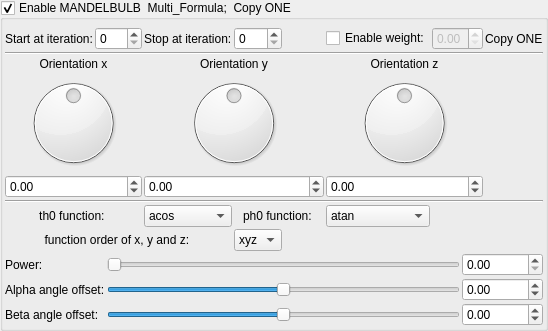
    <widget class="MyGroupBox" name="groupCheck_transform_mandelbulbMulti1_enabled">
     <property name="title">
      <string>Enable MANDELBULB  Multi_Formula;  Copy ONE</string>
     </property>
     <property name="checkable">
      <bool>true</bool>
     </property>
     <layout class="QVBoxLayout" name="verticalLayout_30" stretch="0,0">
      <property name="spacing">
       <number>2</number>
      </property>
      <property name="leftMargin">
       <number>2</number>
      </property>
      <property name="topMargin">
       <number>2</number>
      </property>
      <property name="rightMargin">
       <number>2</number>
      </property>
      <property name="bottomMargin">
       <number>2</number>
      </property>
      <item>
       <layout class="QGridLayout" name="gridLayout_56">
        <property name="topMargin">
         <number>5</number>
        </property>
        <item row="1" column="6" colspan="2">
         <widget class="MyDoubleSpinBox" name="spinbox_transform_mandelbulbMulti1_weight">
          <property name="enabled">
           <bool>false</bool>
          </property>
          <property name="sizePolicy">
           <sizepolicy hsizetype="Minimum" vsizetype="Maximum">
            <horstretch>0</horstretch>
            <verstretch>0</verstretch>
           </sizepolicy>
          </property>
          <property name="decimals">
           <number>2</number>
          </property>
          <property name="minimum">
           <double>0.000000000000000</double>
          </property>
          <property name="maximum">
           <double>1.000000000000000</double>
          </property>
          <property name="singleStep">
           <double>0.100000000000000</double>
          </property>
         </widget>
        </item>
        <item row="2" column="0" colspan="9">
         <widget class="Line" name="line_37">
          <property name="orientation">
           <enum>Qt::Horizontal</enum>
          </property>
         </widget>
        </item>
        <item row="1" column="3">
         <widget class="MySpinBox" name="spinboxInt_transform_mandelbulbMulti1_stop_iterations">
          <property name="sizePolicy">
           <sizepolicy hsizetype="Preferred" vsizetype="Maximum">
            <horstretch>0</horstretch>
            <verstretch>0</verstretch>
           </sizepolicy>
          </property>
          <property name="maximum">
           <number>250</number>
          </property>
         </widget>
        </item>
        <item row="4" column="2" colspan="3">
         <widget class="QDial" name="dial3_transform_mandelbulbMulti1_main_rotation_y">
          <property name="minimum">
           <number>-18000</number>
          </property>
          <property name="maximum">
           <number>18000</number>
          </property>
          <property name="wrapping">
           <bool>true</bool>
          </property>
         </widget>
        </item>
        <item row="3" column="2" colspan="3">
         <widget class="QLabel" name="label_206">
          <property name="text">
           <string>Orientation y</string>
          </property>
          <property name="alignment">
           <set>Qt::AlignCenter</set>
          </property>
         </widget>
        </item>
        <item row="1" column="5">
         <widget class="QCheckBox" name="checkBox_transform_mandelbulbMulti1_weight_enabled">
          <property name="text">
           <string>Enable weight:</string>
          </property>
         </widget>
        </item>
        <item row="1" column="1">
         <widget class="MySpinBox" name="spinboxInt_transform_mandelbulbMulti1_start_iterations">
          <property name="sizePolicy">
           <sizepolicy hsizetype="Minimum" vsizetype="Maximum">
            <horstretch>0</horstretch>
            <verstretch>0</verstretch>
           </sizepolicy>
          </property>
          <property name="maximum">
           <number>250</number>
          </property>
         </widget>
        </item>
        <item row="4" column="0" colspan="2">
         <widget class="QDial" name="dial3_transform_mandelbulbMulti1_main_rotation_x">
          <property name="minimum">
           <number>-18000</number>
          </property>
          <property name="maximum">
           <number>18000</number>
          </property>
          <property name="wrapping">
           <bool>true</bool>
          </property>
         </widget>
        </item>
        <item row="1" column="0">
         <widget class="QLabel" name="label_193">
          <property name="text">
           <string>Start at iteration:</string>
          </property>
         </widget>
        </item>
        <item row="1" column="8">
         <widget class="QLabel" name="label_197">
          <property name="text">
           <string>Copy ONE</string>
          </property>
         </widget>
        </item>
        <item row="1" column="2">
         <widget class="QLabel" name="label_198">
          <property name="text">
           <string>Stop at iteration:</string>
          </property>
         </widget>
        </item>
        <item row="4" column="5" colspan="3">
         <widget class="QDial" name="dial3_transform_mandelbulbMulti1_main_rotation_z">
          <property name="minimum">
           <number>-18000</number>
          </property>
          <property name="maximum">
           <number>18000</number>
          </property>
          <property name="wrapping">
           <bool>true</bool>
          </property>
         </widget>
        </item>
        <item row="3" column="0" colspan="2">
         <widget class="QLabel" name="label_205">
          <property name="text">
           <string>Orientation x</string>
          </property>
          <property name="alignment">
           <set>Qt::AlignCenter</set>
          </property>
         </widget>
        </item>
        <item row="5" column="0" colspan="2">
         <widget class="MyDoubleSpinBox" name="spinboxd3_transform_mandelbulbMulti1_main_rotation_x">
          <property name="sizePolicy">
           <sizepolicy hsizetype="Minimum" vsizetype="Maximum">
            <horstretch>0</horstretch>
            <verstretch>0</verstretch>
           </sizepolicy>
          </property>
          <property name="prefix">
           <string/>
          </property>
          <property name="suffix">
           <string/>
          </property>
          <property name="decimals">
           <number>2</number>
          </property>
          <property name="minimum">
           <double>-180.000000000000000</double>
          </property>
          <property name="maximum">
           <double>180.000000000000000</double>
          </property>
          <property name="singleStep">
           <double>1.000000000000000</double>
          </property>
         </widget>
        </item>
        <item row="6" column="0" colspan="9">
         <widget class="Line" name="line_40">
          <property name="orientation">
           <enum>Qt::Horizontal</enum>
          </property>
         </widget>
        </item>
        <item row="5" column="2" colspan="3">
         <widget class="MyDoubleSpinBox" name="spinboxd3_transform_mandelbulbMulti1_main_rotation_y">
          <property name="sizePolicy">
           <sizepolicy hsizetype="Minimum" vsizetype="Maximum">
            <horstretch>0</horstretch>
            <verstretch>0</verstretch>
           </sizepolicy>
          </property>
          <property name="prefix">
           <string/>
          </property>
          <property name="suffix">
           <string/>
          </property>
          <property name="decimals">
           <number>2</number>
          </property>
          <property name="minimum">
           <double>-180.000000000000000</double>
          </property>
          <property name="maximum">
           <double>180.000000000000000</double>
          </property>
          <property name="singleStep">
           <double>1.000000000000000</double>
          </property>
         </widget>
        </item>
        <item row="3" column="5" colspan="3">
         <widget class="QLabel" name="label_207">
          <property name="text">
           <string>Orientation z</string>
          </property>
          <property name="alignment">
           <set>Qt::AlignCenter</set>
          </property>
         </widget>
        </item>
        <item row="7" column="2">
         <widget class="QComboBox" name="comboBox_transform_mandelbulbMulti1_acos_or_asin">
          <item>
           <property name="text">
            <string>acos</string>
           </property>
          </item>
          <item>
           <property name="text">
            <string>asin</string>
           </property>
          </item>
         </widget>
        </item>
        <item row="5" column="5" colspan="3">
         <widget class="MyDoubleSpinBox" name="spinboxd3_transform_mandelbulbMulti1_main_rotation_z">
          <property name="sizePolicy">
           <sizepolicy hsizetype="Minimum" vsizetype="Maximum">
            <horstretch>0</horstretch>
            <verstretch>0</verstretch>
           </sizepolicy>
          </property>
          <property name="prefix">
           <string/>
          </property>
          <property name="suffix">
           <string/>
          </property>
          <property name="decimals">
           <number>2</number>
          </property>
          <property name="minimum">
           <double>-180.000000000000000</double>
          </property>
          <property name="maximum">
           <double>180.000000000000000</double>
          </property>
          <property name="singleStep">
           <double>1.000000000000000</double>
          </property>
         </widget>
        </item>
        <item row="7" column="0" colspan="2">
         <widget class="QLabel" name="label_multi1_th0_function">
          <property name="text">
           <string>th0 function: </string>
          </property>
          <property name="alignment">
           <set>Qt::AlignCenter</set>
          </property>
         </widget>
        </item>
        <item row="7" column="5">
         <widget class="QComboBox" name="comboBox_transform_mandelbulbMulti1_atan_or_atan2">
          <item>
           <property name="text">
            <string>atan</string>
           </property>
          </item>
          <item>
           <property name="text">
            <string>atan2</string>
           </property>
          </item>
         </widget>
        </item>
        <item row="7" column="3" colspan="2">
         <widget class="QLabel" name="label_multi1_ph0_function">
          <property name="text">
           <string>ph0 function: </string>
          </property>
          <property name="alignment">
           <set>Qt::AlignCenter</set>
          </property>
         </widget>
        </item>
        <item row="8" column="3">
         <widget class="QComboBox" name="comboBox_transform_mandelbulbMulti1_order_of_xyz">
          <item>
           <property name="text">
            <string>xyz</string>
           </property>
          </item>
          <item>
           <property name="text">
            <string>xzy</string>
           </property>
          </item>
          <item>
           <property name="text">
            <string>yxz</string>
           </property>
          </item>
          <item>
           <property name="text">
            <string>yzx</string>
           </property>
          </item>
          <item>
           <property name="text">
            <string>zxy</string>
           </property>
          </item>
          <item>
           <property name="text">
            <string>zyx</string>
           </property>
          </item>
         </widget>
        </item>
        <item row="8" column="0" colspan="3">
         <widget class="QLabel" name="label_multi1_order_of_xyz">
          <property name="text">
           <string>function order of x, y and z: </string>
          </property>
          <property name="alignment">
           <set>Qt::AlignCenter</set>
          </property>
         </widget>
        </item>
        <item row="1" column="4">
         <spacer name="horizontalSpacer_30">
          <property name="orientation">
           <enum>Qt::Horizontal</enum>
          </property>
          <property name="sizeHint" stdset="0">
           <size>
            <width>40</width>
            <height>20</height>
           </size>
          </property>
         </spacer>
        </item>
       </layout>
      </item>
      <item>
       <layout class="QGridLayout" name="gridLayout_57">
        <property name="spacing">
         <number>2</number>
        </property>
        <item row="2" column="1">
         <widget class="QSlider" name="slider_transform_mandelbulbMulti1_beta_angle_offset">
          <property name="sizePolicy">
           <sizepolicy hsizetype="Expanding" vsizetype="Maximum">
            <horstretch>0</horstretch>
            <verstretch>0</verstretch>
           </sizepolicy>
          </property>
          <property name="minimum">
           <number>-18000</number>
          </property>
          <property name="maximum">
           <number>18000</number>
          </property>
          <property name="value">
           <number>0</number>
          </property>
          <property name="sliderPosition">
           <number>0</number>
          </property>
          <property name="orientation">
           <enum>Qt::Horizontal</enum>
          </property>
         </widget>
        </item>
        <item row="1" column="0">
         <widget class="QLabel" name="label_199">
          <property name="text">
           <string>Alpha angle offset:</string>
          </property>
         </widget>
        </item>
        <item row="2" column="0">
         <widget class="QLabel" name="label_200">
          <property name="text">
           <string>Beta angle offset:</string>
          </property>
         </widget>
        </item>
        <item row="0" column="0">
         <widget class="QLabel" name="label_201">
          <property name="text">
           <string>Power:</string>
          </property>
         </widget>
        </item>
        <item row="1" column="1">
         <widget class="QSlider" name="slider_transform_mandelbulbMulti1_alpha_angle_offset">
          <property name="sizePolicy">
           <sizepolicy hsizetype="Expanding" vsizetype="Maximum">
            <horstretch>0</horstretch>
            <verstretch>0</verstretch>
           </sizepolicy>
          </property>
          <property name="minimum">
           <number>-18000</number>
          </property>
          <property name="maximum">
           <number>18000</number>
          </property>
          <property name="value">
           <number>0</number>
          </property>
          <property name="sliderPosition">
           <number>0</number>
          </property>
          <property name="orientation">
           <enum>Qt::Horizontal</enum>
          </property>
         </widget>
        </item>
        <item row="1" column="2">
         <widget class="MyDoubleSpinBox" name="spinbox_transform_mandelbulbMulti1_alpha_angle_offset">
          <property name="sizePolicy">
           <sizepolicy hsizetype="Minimum" vsizetype="Maximum">
            <horstretch>0</horstretch>
            <verstretch>0</verstretch>
           </sizepolicy>
          </property>
          <property name="prefix">
           <string/>
          </property>
          <property name="suffix">
           <string/>
          </property>
          <property name="decimals">
           <number>2</number>
          </property>
          <property name="minimum">
           <double>-36000.000000000000000</double>
          </property>
          <property name="maximum">
           <double>36000.000000000000000</double>
          </property>
          <property name="singleStep">
           <double>0.100000000000000</double>
          </property>
         </widget>
        </item>
        <item row="2" column="2">
         <widget class="MyDoubleSpinBox" name="spinbox_transform_mandelbulbMulti1_beta_angle_offset">
          <property name="sizePolicy">
           <sizepolicy hsizetype="Minimum" vsizetype="Maximum">
            <horstretch>0</horstretch>
            <verstretch>0</verstretch>
           </sizepolicy>
          </property>
          <property name="prefix">
           <string/>
          </property>
          <property name="suffix">
           <string/>
          </property>
          <property name="decimals">
           <number>2</number>
          </property>
          <property name="minimum">
           <double>-36000.000000000000000</double>
          </property>
          <property name="maximum">
           <double>36000.000000000000000</double>
          </property>
          <property name="singleStep">
           <double>0.100000000000000</double>
          </property>
         </widget>
        </item>
        <item row="0" column="2">
         <widget class="MyDoubleSpinBox" name="spinbox_transform_mandelbulbMulti1_power">
          <property name="sizePolicy">
           <sizepolicy hsizetype="Minimum" vsizetype="Maximum">
            <horstretch>0</horstretch>
            <verstretch>0</verstretch>
           </sizepolicy>
          </property>
          <property name="prefix">
           <string/>
          </property>
          <property name="suffix">
           <string/>
          </property>
          <property name="decimals">
           <number>2</number>
          </property>
          <property name="minimum">
           <double>0.000000000000000</double>
          </property>
          <property name="maximum">
           <double>1000.000000000000000</double>
          </property>
          <property name="singleStep">
           <double>0.100000000000000</double>
          </property>
         </widget>
        </item>
        <item row="0" column="1">
         <widget class="QSlider" name="slider_transform_mandelbulbMulti1_power">
          <property name="sizePolicy">
           <sizepolicy hsizetype="Expanding" vsizetype="Maximum">
            <horstretch>0</horstretch>
            <verstretch>0</verstretch>
           </sizepolicy>
          </property>
          <property name="maximum">
           <number>2000</number>
          </property>
          <property name="singleStep">
           <number>1</number>
          </property>
          <property name="orientation">
           <enum>Qt::Horizontal</enum>
          </property>
         </widget>
        </item>
       </layout>
      </item>
     </layout>
    </widget>
